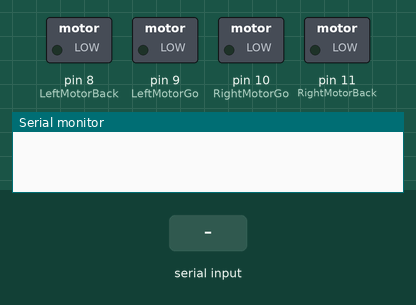
Recording of a sketch running on a simulated Arduino Uno, built with avr-gcc and run on an emulated ATmega328P. Parts: switched loads named in the sketch (green lamp = pin HIGH), the last lines printed to the serial monitor. The test bench sets the inputs (shaded band).

Above: at 1.2 s.
1.3 s: "1" received over Serial
At 2.5 s:
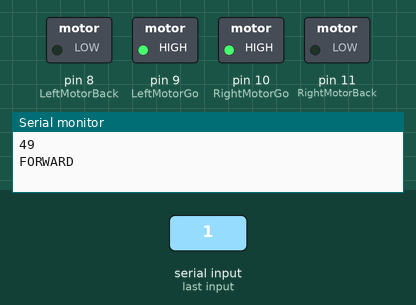
2.8 s: byte 51 (TURNLEFT) received over Serial
At 3.8 s:
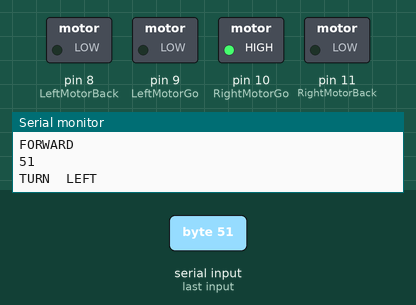
4.3 s: byte 52 (TURNRIGHT) received over Serial
At 4.9 s:
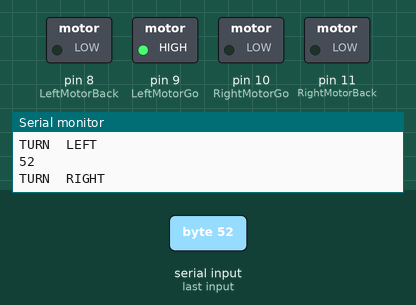
5.8 s: byte 53 (ROTATELEFT) received over Serial
At 7.0 s:
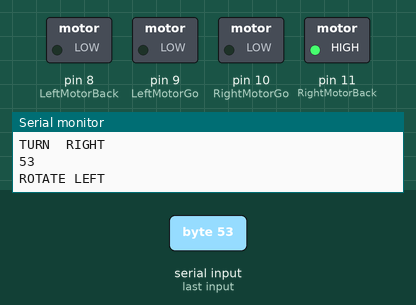
7.3 s: byte 54 (ROTATERIGHT) received over Serial
At 8.4 s:
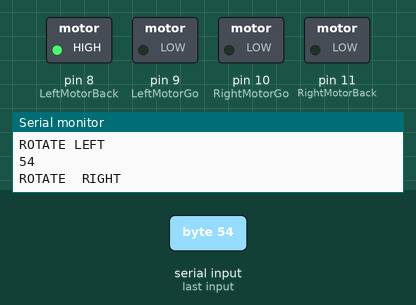
8.8 s: byte 55 (SPINCLOCK) received over Serial
At 9.5 s:
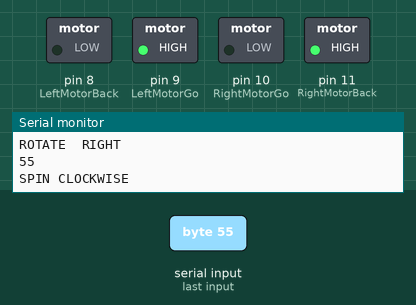
Timing chart, 0 to 11.3 s (numbered marks = the images above; inputs shaded):
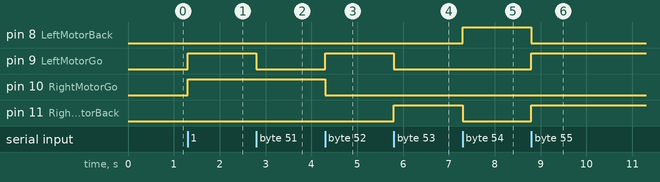

The sketch:

bluetooth-telecontrol.ino
```cpp
// #define STOP 0             // 0  0
// #define FORWARD 1          // 1  1
// #define BACKWARD 2         //-1 -1
// #define TURNLEFT 3         // 0  1
// #define TURNRIGHT 4        // 1  0
// #define ROTATELEFT 5       // 0 -1
// #define ROTATERIGHT 6      //-1  0
// #define SPINCLOCK 7        // 1 -1
// #define SPINCOUNTERCLOCK 8 //-1  1

#define STOP 48             //30h       // 0  0
#define FORWARD 49          //31h       // 1  1
#define BACKWARD 50         //32h       //-1 -1
#define TURNLEFT 51         //33h       // 0  1
#define TURNRIGHT 52        //34h       // 1  0
#define ROTATELEFT 53       //35h       // 0 -1
#define ROTATERIGHT 54      //36h       //-1  0
#define SPINCLOCK 55        //37h       // 1 -1
#define SPINCOUNTERCLOCK 56 //38h       //-1  1

const int LeftMotorBack = 8;
const int LeftMotorGo = 9;
const int RightMotorGo = 10;
const int RightMotorBack = 11;

void setup()
{
    // put your setup code here, to run once:
    Serial.begin(9600);
    pinMode(LeftMotorGo, OUTPUT);
    pinMode(LeftMotorBack, OUTPUT);
    pinMode(RightMotorGo, OUTPUT);
    pinMode(RightMotorBack, OUTPUT);
}

void loop()
{
    // put your main code here, to run repeatedly:
    //usart read
    if (Serial.available() > 0)
    {
        int cmd = Serial.read(); //读取蓝牙模块发送到串口的数据
        Serial.println(cmd);
        motorRun(cmd);
    }
}

void motorRun(int cmd)
{
    switch (cmd)
    {
    case FORWARD:
        //1 1 左轮和右轮都前进
        Serial.println("FORWARD"); //输出状态
        digitalWrite(LeftMotorGo, HIGH);
        digitalWrite(LeftMotorBack, LOW);
        digitalWrite(RightMotorGo, HIGH);
        digitalWrite(RightMotorBack, LOW);
        break;
    case BACKWARD:
        //-1 -1 左轮和右轮都后退
        Serial.println("BACKWARD"); //输出状态
        digitalWrite(LeftMotorGo, LOW);
        digitalWrite(LeftMotorBack, HIGH);
        digitalWrite(RightMotorGo, LOW);
        digitalWrite(RightMotorBack, HIGH);
        break;
    case TURNLEFT:
        //0 1 左轮不动，右轮前进
        Serial.println("TURN  LEFT"); //输出状态
        digitalWrite(LeftMotorGo, LOW);
        digitalWrite(LeftMotorBack, LOW);
        digitalWrite(RightMotorGo, HIGH);
        digitalWrite(RightMotorBack, LOW);
        break;
    case TURNRIGHT:
        //1 0 左轮前进，右轮不动
        Serial.println("TURN  RIGHT"); //输出状态
        digitalWrite(LeftMotorGo, HIGH);
        digitalWrite(LeftMotorBack, LOW);
        digitalWrite(RightMotorGo, LOW);
        digitalWrite(RightMotorBack, LOW);
        break;
    case ROTATELEFT:
        //0 -1 左轮不动，右轮后退
        Serial.println("ROTATE LEFT"); //输出状态
        digitalWrite(LeftMotorGo, LOW);
        digitalWrite(LeftMotorBack, LOW);
        digitalWrite(RightMotorGo, LOW);
        digitalWrite(RightMotorBack, HIGH);
        break;
    case ROTATERIGHT:
        //-1 0 左轮后退，右轮不动
        Serial.println("ROTATE  RIGHT"); //输出状态
        digitalWrite(LeftMotorGo, LOW);
        digitalWrite(LeftMotorBack, HIGH);
        digitalWrite(RightMotorGo, LOW);
        digitalWrite(RightMotorBack, LOW);
        break;
    case SPINCLOCK:
        //1 -1 左轮前进，右轮后退
        Serial.println("SPIN CLOCKWISE"); //输出状态
        digitalWrite(LeftMotorGo, HIGH);
        digitalWrite(LeftMotorBack, LOW);
        digitalWrite(RightMotorGo, LOW);
        digitalWrite(RightMotorBack, HIGH);
        break;
    case SPINCOUNTERCLOCK:
        //-1 1 左轮后退，右轮前进
        Serial.println("SPIN COUNTERCLOCKWISE"); //输出状态
        digitalWrite(LeftMotorGo, LOW);
        digitalWrite(LeftMotorBack, HIGH);
        digitalWrite(RightMotorGo, HIGH);
        digitalWrite(RightMotorBack, LOW);
        break;
    default:
        //0 0 左轮和右轮都不动
        Serial.println("STOP"); //输出状态
        digitalWrite(LeftMotorGo, LOW);
        digitalWrite(LeftMotorBack, LOW);
        digitalWrite(RightMotorGo, LOW);
        digitalWrite(RightMotorBack, LOW);
    }
}
```

Measured:
- after the input at 1.3 s, pin 9 (LeftMotorGo), pin 10 (RightMotorGo): LOW → HIGH at once
- after the input at 2.8 s, pin 9 (LeftMotorGo): HIGH → LOW at once
- after the input at 4.3 s, pin 9 (LeftMotorGo): LOW → HIGH at once; pin 10 (RightMotorGo): HIGH → LOW at once
- after the input at 5.8 s, pin 9 (LeftMotorGo): HIGH → LOW at once; pin 11 (RightMotorBack): LOW → HIGH at once
- after the input at 7.3 s, pin 8 (LeftMotorBack): LOW → HIGH at once; pin 11 (RightMotorBack): HIGH → LOW at once
- after the input at 8.8 s, pin 8 (LeftMotorBack): HIGH → LOW at once; pin 9 (LeftMotorGo), pin 11 (RightMotorBack): LOW → HIGH at once
